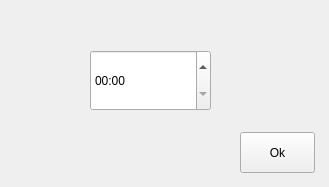
<?xml version="1.0" encoding="UTF-8"?>
<ui version="4.0">
 <class>Form</class>
 <widget class="QWidget" name="Form">
  <property name="geometry">
   <rect>
    <x>0</x>
    <y>0</y>
    <width>329</width>
    <height>187</height>
   </rect>
  </property>
  <property name="windowTitle">
   <string>Enter time</string>
  </property>
  <property name="styleSheet">
   <string notr="true"/>
  </property>
  <widget class="QPushButton" name="ok">
   <property name="geometry">
    <rect>
     <x>240</x>
     <y>132</y>
     <width>75</width>
     <height>41</height>
    </rect>
   </property>
   <property name="styleSheet">
    <string notr="true"/>
   </property>
   <property name="text">
    <string>Ok</string>
   </property>
  </widget>
  <widget class="QTimeEdit" name="time">
   <property name="geometry">
    <rect>
     <x>90</x>
     <y>50</y>
     <width>121</width>
     <height>61</height>
    </rect>
   </property>
   <property name="styleSheet">
    <string notr="true"/>
   </property>
   <property name="displayFormat">
    <string>HH:mm</string>
   </property>
  </widget>
 </widget>
 <resources/>
 <connections/>
</ui>
